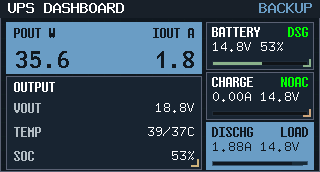
#> input picture firmware/ui/assets/dashboard-b-detail-home.png, 320 x 172 px
$ python render_dashboard_review_set.py
#> lines starting #> are read from the running program, lines starting #| are printed output that depends on the picture
#!/usr/bin/env python3
from __future__ import annotations

import argparse
from dataclasses import dataclass
from pathlib import Path

from PIL import Image, ImageDraw, ImageFont


@dataclass(frozen=True)
class ReviewImage:
    title: str
    path: Path


@dataclass(frozen=True)
class ReviewProfile:
    title: str
    subtitle: str
    images: tuple[ReviewImage, ...]


@dataclass(frozen=True)
class StoryboardStep:
    title: str
    note: str
    path: Path


@dataclass(frozen=True)
class StoryboardRow:
    title: str
    note: str
    steps: tuple[StoryboardStep, ...]


CANVAS_BG = (24, 28, 36)
CARD_BG = (239, 241, 245)
CARD_BORDER = (205, 211, 220)
TEXT = (18, 24, 32)
SUBTLE = (90, 102, 118)


def repo_root() -> Path:
    return Path(__file__).resolve().parents[3]


def load_font(size: int) -> ImageFont.FreeTypeFont | ImageFont.ImageFont:
    candidates = (
        "/System/Library/Fonts/Supplemental/Menlo.ttc",
        "/System/Library/Fonts/Supplemental/Courier New Bold.ttf",
    )
    for candidate in candidates:
        path = Path(candidate)
        if path.exists():
            return ImageFont.truetype(str(path), size)
    return ImageFont.load_default()


def detail_review_images() -> tuple[ReviewImage, ...]:
    base = repo_root() / "firmware" / "ui" / "assets"
    return (
        ReviewImage("Home", base / "dashboard-b-detail-home.png"),
        ReviewImage("Cells", base / "dashboard-b-detail-cells.png"),
        ReviewImage("Battery Flow", base / "dashboard-b-detail-battery-flow.png"),
        ReviewImage("Output", base / "dashboard-b-detail-output.png"),
        ReviewImage("Charger", base / "dashboard-b-detail-charger.png"),
        ReviewImage("Thermal", base / "dashboard-b-detail-thermal.png"),
    )


# [23 lines left out: functions menu_beeper_review_images, menu_concept_review_images, not called in this run]


def review_profile(name: str) -> ReviewProfile:
    if name == "detail":
        return ReviewProfile(
            title="Dashboard Review Set",
            subtitle="Auto-generated from firmware/ui/assets",
            images=detail_review_images(),
        )
    if name == "menu-beeper":
        return ReviewProfile(
            title="Dashboard / Menu / Audio Preview Set",
            subtitle="Firmware renderer, 320x172 RGB565 1:1 scenes",
            images=menu_beeper_review_images(),
        )
    if name == "menu-concepts":
        return ReviewProfile(
            title="Dashboard Menu Clean Studies",
            subtitle="Four simplified footer directions rendered from the firmware scene",
            images=menu_concept_review_images(),
        )
    raise ValueError(f"unsupported profile: {name}")


# [62 lines left out: function menu_beeper_storyboard_rows, not called in this run]


def render_review_set(output: Path, profile_name: str) -> None:
#> called with profile_name = 'detail'
    profile = review_profile(profile_name)
    items = profile.images
    cols = 2
    margin = 28
    gap = 16
    header_h = 52
    label_h = 34
    screenshot_w = 320
    screenshot_h = 172
    card_w = screenshot_w + 28
    card_h = label_h + screenshot_h + 18
    rows = (len(items) + cols - 1) // cols

    canvas_w = margin * 2 + cols * card_w + (cols - 1) * gap
    canvas_h = margin * 2 + header_h + rows * card_h + (rows - 1) * gap

    image = Image.new("RGB", (canvas_w, canvas_h), CANVAS_BG)
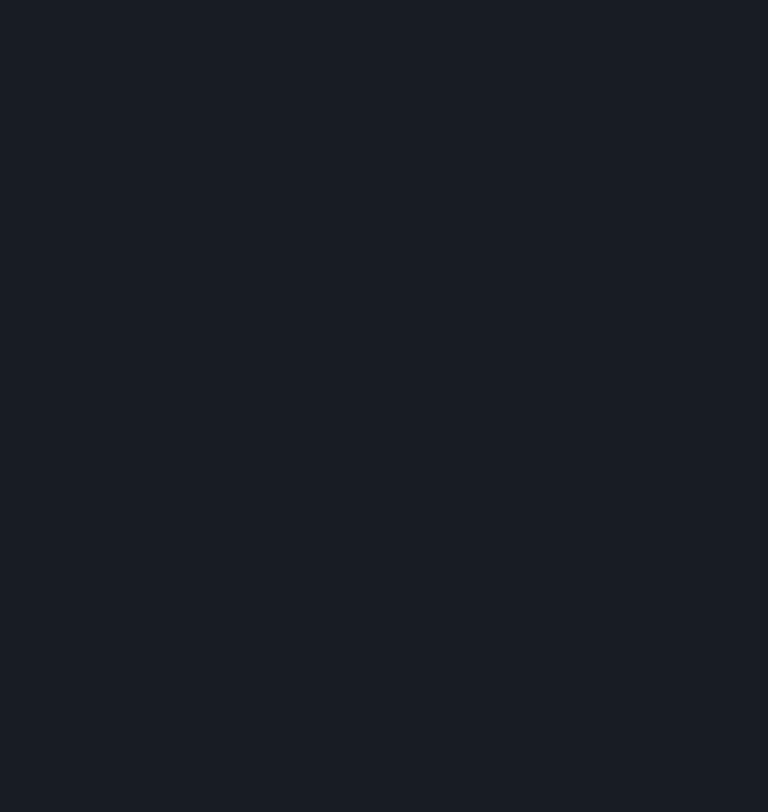
#> image: PIL image 768x812 RGB; mean R, G, B 24, 28, 36
    draw = ImageDraw.Draw(image)
    font_title = load_font(18)
    font_label = load_font(14)
    font_subtle = load_font(12)

    draw.text((margin, margin - 2), profile.title, fill=(240, 244, 248), font=font_title)
    draw.text(
        (margin, margin + 20),
        profile.subtitle,
        fill=SUBTLE,
        font=font_subtle,
    )

    for index, item in enumerate(items):
        col = index % cols
        row = index // cols
        x = margin + col * (card_w + gap)
        y = margin + header_h + row * (card_h + gap)

        draw.rounded_rectangle(
            (x, y, x + card_w, y + card_h),
            radius=16,
            fill=CARD_BG,
            outline=CARD_BORDER,
            width=1,
        )
        draw.text((x + 16, y + 12), item.title, fill=TEXT, font=font_label)

        preview = Image.open(item.path).convert("RGB")
#> preview is the input picture: PIL image 320x172 RGB; mean R, G, B 54.6, 76.2, 93.2
        image.paste(preview, (x + 14, y + label_h))
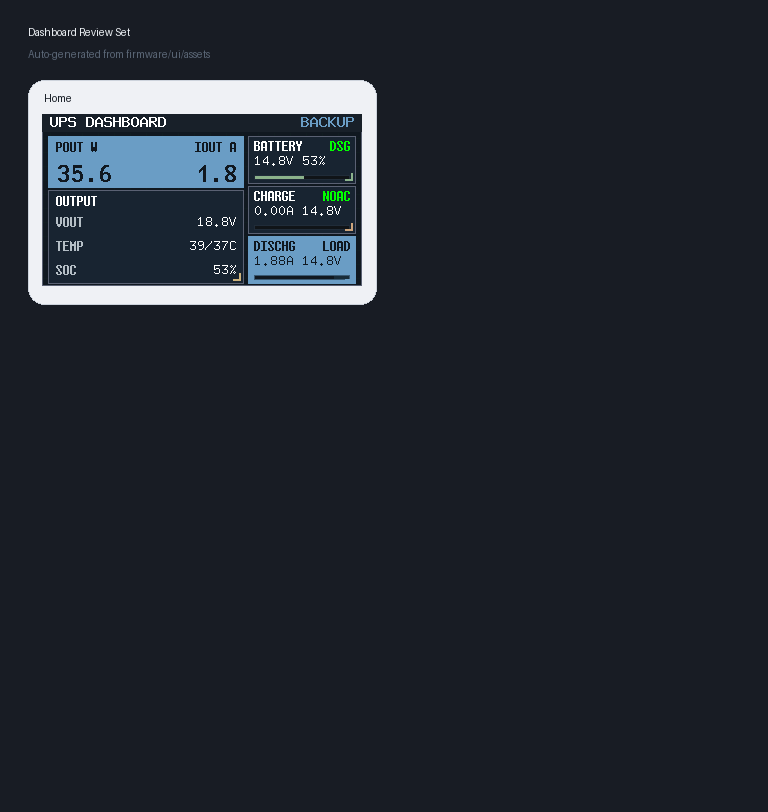
#> image: PIL image 768x812 RGB; mean R, G, B 34.8, 40.3, 48.9

    output.parent.mkdir(parents=True, exist_ok=True)
    image.save(output)


# [75 lines left out: function render_storyboard, not called in this run]


def main() -> None:
    parser = argparse.ArgumentParser(description="Render the dashboard review contact sheet.")
    parser.add_argument(
        "--profile",
        choices=("detail", "menu-beeper", "menu-beeper-flow", "menu-concepts"),
        default="detail",
        help="Review-set layout to render.",
    )
    parser.add_argument(
        "--out",
        type=Path,
        default=Path("/tmp/mains-aegis-dashboard-review-set.png"),
        help="Output PNG path.",
    )
    args = parser.parse_args()
    if args.profile == "menu-beeper-flow":
        render_storyboard(args.out)
    else:
        render_review_set(args.out, args.profile)
    print(args.out)


if __name__ == "__main__":
#> (the run stopped early here; a loop or call above may not have finished)
